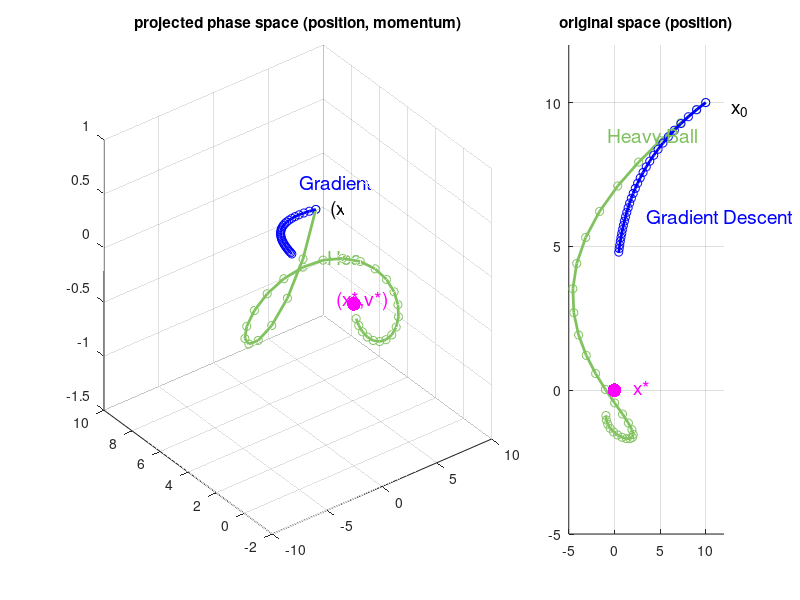

Recreate this plot in MATLAB.

%% Cleaning
clear all
close all
clc

%% Settings
x0=[10,10]';
mu = 5*1e-3;
L = 2*1e-2;
kappa = mu/L;
H = [L,0;0,mu];

eta = 1/(10*L);
beta = 0.85%((1-sqrt(kappa))/(1+sqrt(kappa)))^2;


%% init
iterations = 30;
x1 = zeros(2,iterations);
v1 = zeros(2,iterations);
x2 = zeros(2,iterations);
v2 = zeros(2,iterations);

x1(:,1)=x0;
x2(:,1)=x0;


for i =2:iterations
    x1(:,i) = x1(:,(i-1)) + beta*sqrt(eta)*v1(:,(i-1)) - eta*H*x1(:,(i-1));
    v1(:,i) = beta*v1(:,(i-1)) - sqrt(eta)*H*x1(:,(i-1));
    
    x2(:,i) = x2(:,(i-1)) + 0*sqrt(eta)*v2(:,(i-1)) - eta*H*x2(:,(i-1));
    v2(:,i) = 0*v2(:,(i-1)) - sqrt(eta)*H*x2(:,(i-1));
end


y = [x1,x2;v1,v2];
[U,S,V]=svd(y);
U = U(:,[1,2,3]);
S = S([1,2,3],[1,2,3]);
V = V(:,[1,2,3]);
compressed = U*S*V';


x1v1_compressed = compressed([1,2,3],1:(size(compressed,2)/2));
x2v2_compressed = compressed([1,2,3],(1+(size(compressed,2)/2)):end);

figure
subplot(1,3,[1,2])
plot3(x1v1_compressed(1,2:end)',x1v1_compressed(2,2:end)',x1v1_compressed(3,2:end)','Color',[0.50,0.76,0.37],'Linewidth',2);hold on
plot3(x2v2_compressed(1,2:end)',x2v2_compressed(2,2:end)',x2v2_compressed(3,2:end)','b','Linewidth',2);hold on
plot3(x1v1_compressed(1,2:end)',x1v1_compressed(2,2:end)',x1v1_compressed(3,2:end)','o','Color',[0.50,0.76,0.37]);hold on
plot3(x2v2_compressed(1,2:end)',x2v2_compressed(2,2:end)',x2v2_compressed(3,2:end)','o','Color','b');hold on
scatter3(0,0,0,100,'m','filled')
grid on;

text(x1v1_compressed(1,2),x1v1_compressed(2,2),x1v1_compressed(3,2),'   (x_0, v_0)','Color','k','Fontsize',14)
text(x1v1_compressed(1,3),x1v1_compressed(2,3),x1v1_compressed(3,3),'     Heavy Ball','Color',[0.50,0.76,0.37],'Fontsize',14)
text(x2v2_compressed(1,5),x2v2_compressed(2,5),x2v2_compressed(3,5)+0.3,'Gradient Descent','Color','b','Fontsize',14)
text(x2v2_compressed(1,end)-2,x1v1_compressed(2,end)+2,x1v1_compressed(3,end),'   (x*,v*)','Color','m','Fontsize',14)
title('projected phase space (position, momentum)')


subplot(1,3,3)
hold on
plot(x1(1,:),x1(2,:),'o','Color',[0.50,0.76,0.37]);
plot(x1(1,:),x1(2,:),'-','Color',[0.50,0.76,0.37],'Linewidth',2);
plot(x2(1,:),x2(2,:),'o','Color','b');
plot(x2(1,:),x2(2,:),'-','Color','b','Linewidth',2);
scatter3(0,0,0,100,'m','filled')
xlim([-5,12])
ylim([-5,12])
grid on
text(x1(1,2),x1(2,2),'       x_0','Color','k','Fontsize',14)
text(x1(1,3)-8,x1(2,3)-0.5,'Heavy Ball','Color',[0.50,0.76,0.37],'Fontsize',14)
text(x2(1,5)-3,x2(2,5)-3,'Gradient Descent','Color','b','Fontsize',14)
text(x2(1,end),x1(2,end)+1,'   x*','Color','m','Fontsize',14)
title('original space (position)')
% semilogy(1:iterations, vecnorm(x1v1_compressed),'Linewidth',2,'Color',[0.50,0.76,0.37]);hold on
% semilogy(1:iterations, vecnorm(x2v2_compressed),'Linewidth',2,'Color','b');
% legend('HB','GD')
% xlabel('Iterations')
% ylabel('Distance to solution (phase space)')
% grid on
